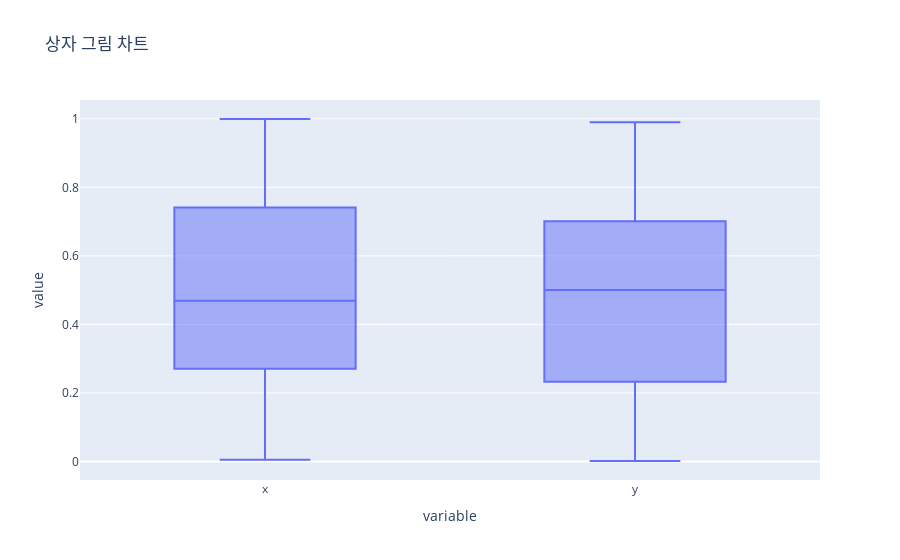

This figure's notebook cell:
### Code cell
# 사분위수를 기반으로 차트 작성

df = pd.DataFrame(np.random.rand(100, 2), columns=["x", "y"])
fig = px.box(df, y=["x", "y"], title="상자 그림 차트")
fig.show()

### Figure 1 — Plotly figure (JSON) as saved in the notebook; plotly's stock layout.template omitted (floating-point values rounded to 4 significant figures; data arrays with more than 128 entries replaced by an {"elided": "..."} marker saying what was removed)
{"data": [{"alignmentgroup": "True", "hovertemplate": "variable=%{x}<br>value=%{y}<extra></extra>", "legendgroup": "", "marker": {"color": "#636efa"}, "name": "", "notched": false, "offsetgroup": "", "orientation": "v", "showlegend": false, "type": "box", "x": {"elided": "200 str values"}, "x0": " ", "xaxis": "x", "y": {"elided": "200 float values"}, "y0": " ", "yaxis": "y"}], "layout": {"boxmode": "group", "legend": {"tracegroupgap": 0}, "title": {"text": "상자 그림 차트"}, "xaxis": {"anchor": "y", "domain": [0, 1], "title": {"text": "variable"}}, "yaxis": {"anchor": "x", "domain": [0, 1], "title": {"text": "value"}}}}
